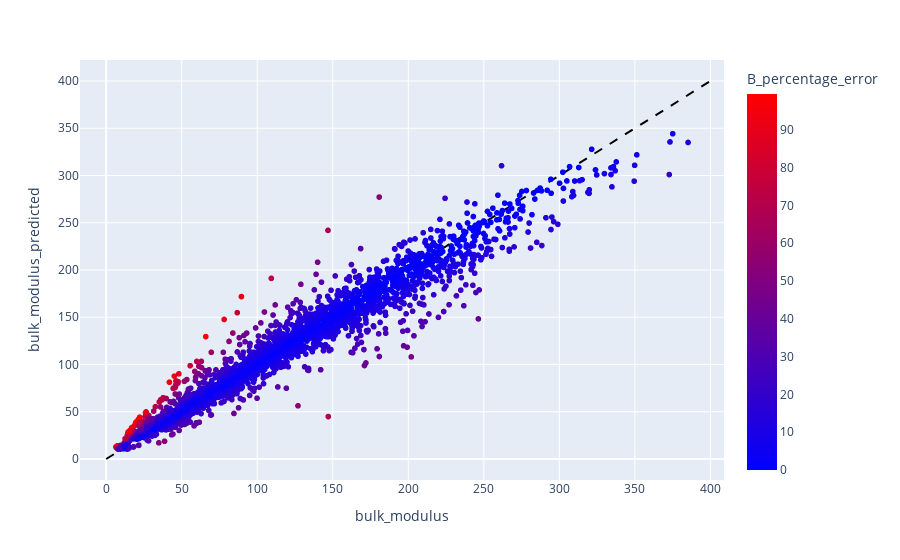

The code cell stored with this chart in its notebook:
### Code cell
import plotly.express as px
import plotly.graph_objects as go
import plotly.io as pio


reference_line = go.Scatter(
    x=[0, 400],
    y=[0, 400],
    line=dict(color="black", dash="dash"),
    mode="lines",
    showlegend=False
)

fig = px.scatter(
    df_features1, 
    x="bulk_modulus", 
    y="bulk_modulus_predicted", 
    hover_name="formula", 
    color="B_percentage_error", 
    color_continuous_scale=px.colors.sequential.Bluered,
)

fig.add_trace(reference_line)
pio.write_image(fig, 'scatter_plot1.png')

fig.show()

### Figure 1 — Plotly figure (JSON) as saved in the notebook; plotly's stock layout.template omitted (floating-point values rounded to 4 significant figures; data arrays with more than 128 entries replaced by an {"elided": "..."} marker saying what was removed)
{"data": [{"hovertemplate": "<b>%{hovertext}</b><br><br>bulk_modulus=%{x}<br>bulk_modulus_predicted=%{y}<br>B_percentage_error=%{marker.color}<extra></extra>", "hovertext": {"elided": "2500 str values"}, "legendgroup": "", "marker": {"color": {"elided": "2500 float values"}, "coloraxis": "coloraxis", "symbol": "circle"}, "mode": "markers", "name": "", "showlegend": false, "type": "scattergl", "x": {"elided": "2500 float values"}, "xaxis": "x", "y": {"elided": "2500 float values"}, "yaxis": "y"}, {"line": {"color": "black", "dash": "dash"}, "mode": "lines", "showlegend": false, "type": "scatter", "x": [0, 400], "y": [0, 400]}], "layout": {"coloraxis": {"colorbar": {"title": {"text": "B_percentage_error"}}, "colorscale": [[0, "rgb(0,0,255)"], [1, "rgb(255,0,0)"]]}, "legend": {"tracegroupgap": 0}, "margin": {"t": 60}, "xaxis": {"anchor": "y", "domain": [0, 1], "title": {"text": "bulk_modulus"}}, "yaxis": {"anchor": "x", "domain": [0, 1], "title": {"text": "bulk_modulus_predicted"}}}}
